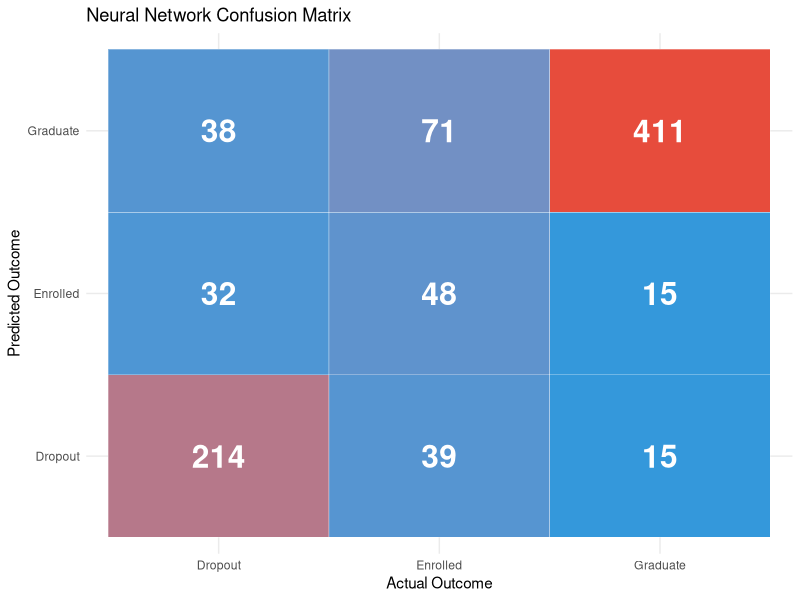

This figure's R source:
## ---- chunk 1
knitr::opts_chunk$set(
  echo = TRUE,           # Show code by default (can be hidden with code_folding in HTML)
  message = FALSE,       # Hide package loading messages
  warning = FALSE,       # Hide warnings
  fig.width = 10,
  fig.height = 6,
  fig.align = "center"
)

# Load required libraries
library(tidyverse)
library(caret)
library(nnet)

## ---- chunk 2
# Load data
data <- read.csv("../../data/preprocessed_data.csv", stringsAsFactors = TRUE)

# Keep all three outcome classes so NN addresses the same business question
data$Target <- factor(data$Target, levels = c("Dropout", "Enrolled", "Graduate"))

# Selected features
nn_features <- c(
  "Curricular.units.1st.sem..approved.",
  "Curricular.units.1st.sem..grade.",
  "Curricular.units.2nd.sem..approved.",
  "Curricular.units.2nd.sem..grade.",
  "Tuition.fees.up.to.date",
  "Scholarship.holder",
  "Age.at.enrollment",
  "Admission.grade",
  "Debtor"
)

# Create modeling dataset
nn_model_data <- data %>%
  select(all_of(nn_features), Target) %>%
  na.omit()

# Scaling (important for neural networks)
numeric_cols <- sapply(nn_model_data, is.numeric)
nn_model_data[, numeric_cols] <- scale(nn_model_data[, numeric_cols])

cat("Dataset size:", nrow(nn_model_data), "students\n") # cat() is R function that prints text to console in  single line
cat("Class distribution:\n")
table(nn_model_data$Target) # counts how many records fall into each target class to preview
## ---- chunk 3
set.seed(123)
train_idx <- createDataPartition(nn_model_data$Target, p = 0.8, list = FALSE) # not using runif(nrow(GermanCredit)) < 0.8 simply to sample ~80% of rows without worrying about class balance
train_nn <- nn_model_data[train_idx, ]
test_nn <- nn_model_data[-train_idx, ]

cat("Training set:", nrow(train_nn), "samples\n")
cat("Test set:", nrow(test_nn), "samples\n")
## ---- chunk 4
# Train neural network with one hidden layer (Lab 1 style)
# size = number of hidden units, decay = regularization parameter
nn_model <- nnet(
  Target ~ .,
  data = train_nn,
  size = 10,        # 10 hidden units
  decay = 0.01,     # Regularization
  maxit = 500,      # Maximum iterations
  trace = FALSE     # Don't print training progress
)

cat("Model trained successfully!\n")
cat("Hidden units:", nn_model$n[2], "\n")
cat("Weights:", length(nn_model$wts), "\n")
## ---- chunk 5
# Predictions on test set
pred_nn_class <- predict(nn_model, newdata = test_nn, type = "class")

# Confusion matrix
conf_matrix <- confusionMatrix(
  as.factor(pred_nn_class),
  test_nn$Target
)

print(conf_matrix)
## ---- chunk 6
cat("=== Neural Network Performance (macro-averaged) ===\n\n")
cat("Accuracy:", round(conf_matrix$overall["Accuracy"], 3), "\n")
by_class <- conf_matrix$byClass
cat("Precision:", round(mean(by_class[,"Precision"]), 3), "\n")
cat("Recall:", round(mean(by_class[,"Recall"]), 3), "\n")
cat("F1-Score:", round(mean(by_class[,"F1"]), 3), "\n")
cat("Balanced Accuracy:", round(mean(by_class[,"Balanced Accuracy"]), 3), "\n")
## ---- chunk 7
# Create confusion matrix dataframe
cm_df <- as.data.frame(conf_matrix$table)
names(cm_df) <- c("Prediction", "Reference", "Freq")

# Plot
ggplot(cm_df, aes(x = Reference, y = Prediction, fill = Freq)) +
  geom_tile(color = "white") +
  geom_text(aes(label = Freq), size = 8, color = "white", fontface = "bold") +
  scale_fill_gradient(low = "#3498DB", high = "#E74C3C") +
  labs(title = "Neural Network Confusion Matrix",
       x = "Actual Outcome", y = "Predicted Outcome") +
  theme_minimal() +
  theme(legend.position = "none")
